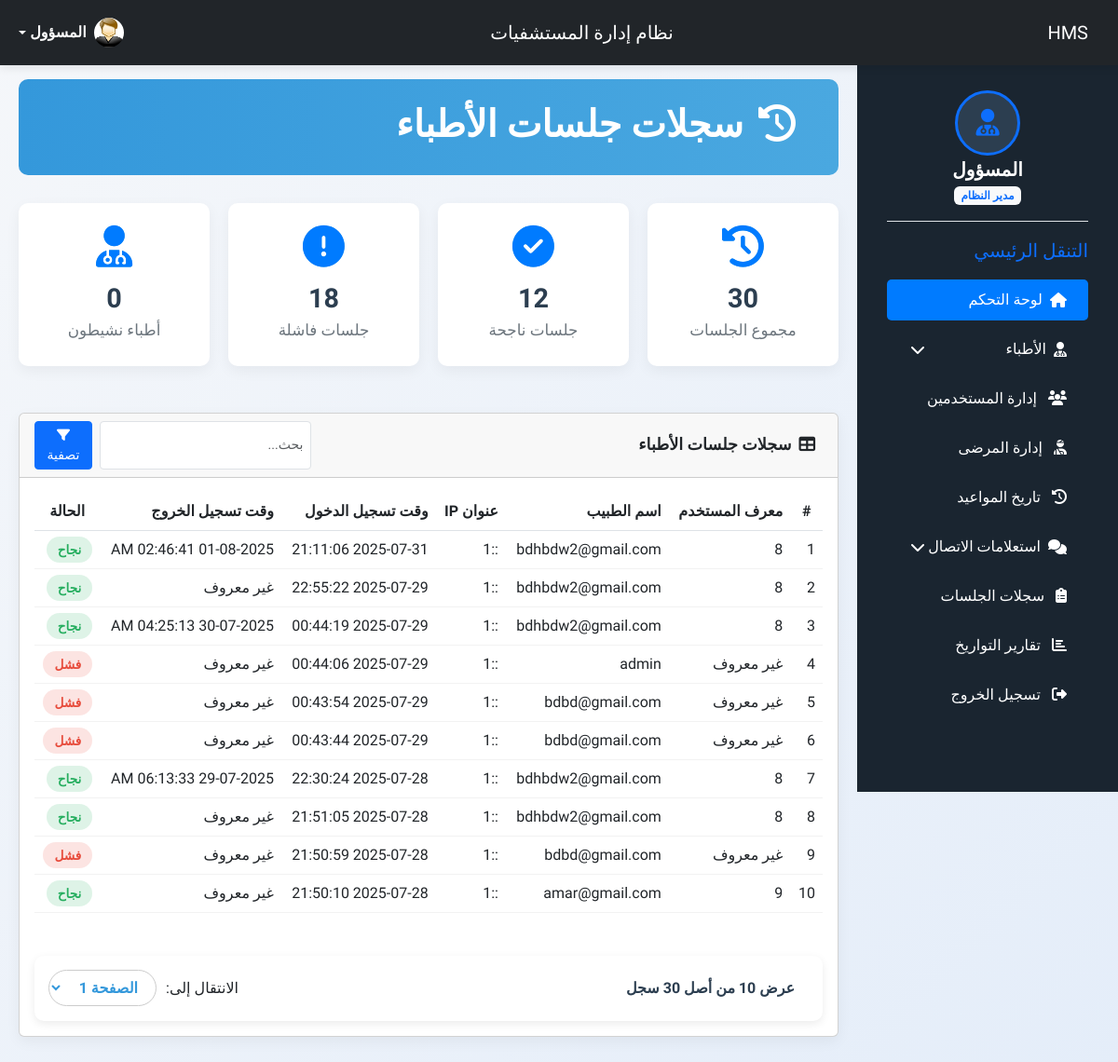
Page /hospital/hms/admin/doctor-logs.php (signed in) on the committed database.
### tables this page shows
CREATE TABLE `doctorslog` (
  `id` int(11) NOT NULL,
  `uid` int(11) DEFAULT NULL,
  `username` varchar(255) DEFAULT NULL,
  `userip` binary(16) DEFAULT NULL,
  `loginTime` timestamp NULL DEFAULT current_timestamp(),
  `logout` varchar(255) DEFAULT NULL,
  `status` int(11) DEFAULT NULL
);

### hospital/hms/admin/doctor-logs.php (the view, shortened to what this page needs)
<?php
include('include/config.php');
$records_per_page = 10;
$page = isset($_GET['page']) ? (int)$_GET['page'] : 1;
$page = max($page, 1);
$offset = ($page - 1) * $records_per_page;
$total_records_query = mysqli_query($con, "SELECT COUNT(*) as total FROM doctorslog");
$total_records_result = mysqli_fetch_assoc($total_records_query);
$total_records = $total_records_result['total'];
$total_pages = ceil($total_records / $records_per_page);
$cnt = ($page - 1) * $records_per_page + 1;
$sql = mysqli_query($con, "SELECT * FROM doctorslog ORDER BY loginTime DESC LIMIT $records_per_page OFFSET $offset");
?>
<!DOCTYPE html>
<html lang="ar" dir="rtl">
<head>
    <link rel="stylesheet" href="https://cdnjs.cloudflare.com/ajax/libs/font-awesome/6.4.0/css/all.min.css">
    <link href="https://cdn.jsdelivr.net/npm/bootstrap@5.3.0/dist/css/bootstrap.min.css" rel="stylesheet">
</head>
<body>
    <?php include('include/sidebar.php'); ?>
    <?php include('include/header.php'); ?>
    <div class="main-content">
        <div class="page-header">
            <div class="d-flex justify-content-between align-items-center">
                <div>
                    <h1><i class="fas fa-history me-3"></i>سجلات جلسات الأطباء</h1>
                </div>
            </div>
        </div>
        <div class="stats-container">
            <?php
            $total_query = mysqli_query($con, "SELECT COUNT(*) as total FROM doctorslog");
            $total_result = mysqli_fetch_assoc($total_query);
            $total_count = $total_result['total'];
            $success_query = mysqli_query($con, "SELECT COUNT(*) as total FROM doctorslog WHERE status = 1");
            $success_result = mysqli_fetch_assoc($success_query);
            $success_count = $success_result['total'];
            $failed_query = mysqli_query($con, "SELECT COUNT(*) as total FROM doctorslog WHERE status = 0");
            $failed_result = mysqli_fetch_assoc($failed_query);
            $failed_count = $failed_result['total'];
            $active_query = mysqli_query($con, "SELECT COUNT(DISTINCT uid) as total FROM doctorslog WHERE logout > NOW() - INTERVAL 7 DAY");
            $active_result = mysqli_fetch_assoc($active_query);
            $active_count = $active_result['total'];
            ?>
            <div class="stat-card">
                <i class="fas fa-history"></i>
                <h3><?php echo $total_count; ?></h3>
                <p>مجموع الجلسات</p>
            </div>
            <div class="stat-card">
                <i class="fas fa-check-circle"></i>
                <h3><?php echo $success_count; ?></h3>
                <p>جلسات ناجحة</p>
            </div>
            <div class="stat-card">
                <i class="fas fa-exclamation-circle"></i>
                <h3><?php echo $failed_count; ?></h3>
                <p>جلسات فاشلة</p>
            </div>
            <div class="stat-card">
                <i class="fas fa-user-md"></i>
                <h3><?php echo $active_count; ?></h3>
                <p>أطباء نشيطون</p>
            </div>
        </div>
        <div class="card">
            <div class="card-header d-flex justify-content-between align-items-center">
                <span><i class="fas fa-table me-2"></i>سجلات جلسات الأطباء</span>
                <div class="d-flex">
                    <input type="text" class="form-control form-control-sm me-2" placeholder="بحث..." id="searchInput">
                    <button class="btn btn-sm btn-primary" onclick="filterTable()"><i class="fas fa-filter me-1"></i> تصفية</button>
                </div>
            </div>
            <div class="card-body">
                <div class="table-container">
                    <table class="table" id="logsTable">
                        <thead>
                            <tr>
                                <th class="text-center">#</th>
                                <th>معرف المستخدم</th>
                                <th>اسم الطبيب</th>
                                <th>عنوان IP</th>
                                <th>وقت تسجيل الدخول</th>
                                <th>وقت تسجيل الخروج</th>
                                <th class="text-center">الحالة</th>
                            </tr>
                        </thead>
                        <tbody>
                            <?php
                            if ($sql) {
                                while ($row = mysqli_fetch_array($sql)) {
                                    $uid = $row['uid'] ?? 'غير معروف';
                                    $username = $row['username'] ?? 'غير معروف';
                                    $userip = $row['userip'] ?? 'غير معروف';
                                    $loginTime = $row['loginTime'] ?? 'غير معروف';
                                    $logout = $row['logout'] ?? 'غير معروف';
                                    $status = $row['status'] ?? 0;
                                    $status_class = ($status == 1) ? 'status-success' : 'status-failed';
                                    $status_text = ($status == 1) ? 'نجاح' : 'فشل';
                            ?>
                                    <tr>
                                        <td class="textcenter - doctor-logs.php:410"><?php echo $cnt; ?></td>
                                        <td><?php echo htmlspecialchars($uid); ?></td>
                                        <td><?php echo htmlspecialchars($username); ?></td>
                                        <td><?php echo htmlspecialchars($userip); ?></td>
                                        <td><?php echo htmlspecialchars($loginTime); ?></td>
                                        <td><?php echo htmlspecialchars($logout); ?></td>
                                        <td class="textcenter - doctor-logs.php:416"><span class="status-badge <?php echo $status_class; ?>"><?php echo $status_text; ?></span></td>
                                    </tr>
                            <?php
                                    $cnt++;
                                }
                            } else {
                                echo '<tr><td colspan="7" class="textcenter textdanger">حدث خطأ في جلب البيانات من قاعدة البيانات</td></tr> - doctor-logs.php:422';
                            }
                            ?>
                        </tbody>
                    </table>
                </div>
                <div class="pagination-container">
                    <div class="page-info">
                        عرض <?php echo min($cnt - 1, $records_per_page); ?> من أصل <?php echo $total_records; ?> سجل
                    </div>
                    <div class="page-jump">
                        <span>الانتقال إلى:</span>
                        <select id="pageSelect" onchange="location.href='doctor-logs.php?page=' + this.value">
                            <?php for ($i = 1; $i <= $total_pages; $i++): ?>
                                <option value="<?php echo $i; ?> - doctor-logs.php:443" <?php if ($i == $page) echo 'selected'; ?>>
                                    الصفحة <?php echo $i; ?>
                                </option>
                            <?php endfor; ?>
                        </select>
                    </div>
                </div>
            </div>
        </div>
    </div>
</body>
</html>

### hospital/hms/admin/doctor-logs.php (style rules this page uses)
:root { --primary: #3498db; --secondary: #2c3e50; --success: #27ae60; --danger: #e74c3c; --light: #f8f9fa; --dark: #343a40; --gray: #6c757d; }
body { font-family: 'Tajawal', sans-serif; background-color: #f0f5f9; color: #333; padding-top: 60px; }
.main-content { margin-right: 20px; padding: 20px; }
.page-header { background: linear-gradient(90deg, var(--primary), #4aa8e0); color: white; padding: 25px 30px; border-radius: 10px; margin-bottom: 30px; }
.page-header h1 { font-weight: 700; margin-bottom: 5px; }
.stats-container { display: grid; grid-template-columns: repeat(auto-fit, minmax(200px, 1fr)); gap: 20px; margin-bottom: 30px; }
.stat-card { background: white; border-radius: 10px; padding: 20px; text-align: center; box-shadow: 0 5px 15px rgba(0, 0, 0, 0.05); transition: transform 0.3s; }
.stat-card i { font-size: 2.5rem; background: linear-gradient(135deg, var(--primary), #4aa8e0); -webkit-background-clip: text; background-clip: text; color: transparent; margin-bottom: 15px; }
.stat-card h3 { font-weight: 700; color: var(--secondary); margin-bottom: 5px; font-size: 1.8rem; }
.stat-card p { color: var(--gray); margin-bottom: 0; font-size: 1.05rem; }
.card { border: none; border-radius: 10px; box-shadow: 0 5px 15px rgba(0, 0, 0, 0.05); margin-bottom: 25px; }
.card-header { background-color: white; border-bottom: 1px solid rgba(0, 0, 0, 0.05); padding: 15px 20px; font-weight: 600; font-size: 1.1rem; }
.table-container { overflow-x: auto; }
.table { width: 100%; border-collapse: separate; border-spacing: 0; }
.table th { background-color: var(--primary); color: white; font-weight: 600; padding: 15px; }
.table td { padding: 12px 15px; border-bottom: 1px solid rgba(0, 0, 0, 0.05); }
.table tr:nth-child(even) { background-color: #f8fafc; }
.status-badge { padding: 6px 12px; border-radius: 20px; font-weight: 600; font-size: 0.85rem; }
.status-success { background-color: rgba(39, 174, 96, 0.15); color: var(--success); }
.status-failed { background-color: rgba(231, 76, 60, 0.15); color: var(--danger); }
.pagination-container { display: flex; justify-content: space-between; align-items: center; margin-top: 30px; flex-wrap: wrap; background-color: white; padding: 15px; border-radius: 10px; box-shadow: 0 3px 10px rgba(0, 0, 0, 0.08); }
.page-info { padding: 8px 15px; font-weight: 600; color: var(--secondary); }
.page-jump { display: flex; align-items: center; gap: 10px; }
.page-jump select { padding: 8px 15px; border-radius: 25px; border: 1px solid #ccc; font-weight: 600; color: var(--primary); background-color: #fff; cursor: pointer; transition: all 0.3s; }

### hospital/hms/admin/include/sidebar.php (style rules this page uses)
body { font-family: 'Tajawal', sans-serif; background: linear-gradient(135deg,#f5f7fa,#e4edf9); min-height: 100vh; padding-top: 65px; }
.stat-card { position: relative; overflow: hidden; padding: 25px; border-radius: 10px; text-align: center; box-shadow: 0 5px 15px rgba(0,0,0,0.05); transition: transform .3s; background: #fff; margin-bottom: 20px; }
.stat-card i { font-size: 2.8rem; margin-bottom: 15px; color: #007bff; }
.main-content { padding-right: 280px; }

### rows in the picture
doctorslog: uid "8", username "bdhbdw2@gmail.com", userip "::1", loginTime "2025-07-31 21:11:06", logout "01-08-2025 02:46:41 AM", status "نجاح"
doctorslog: uid "8", username "bdhbdw2@gmail.com", userip "::1", loginTime "2025-07-29 22:55:22", logout "غير معروف", status "نجاح"
doctorslog: uid "8", username "bdhbdw2@gmail.com", userip "::1", loginTime "2025-07-29 00:44:19", logout "30-07-2025 04:25:13 AM", status "نجاح"
doctorslog: uid "غير معروف", username "admin", userip "::1", loginTime "2025-07-29 00:44:06", logout "غير معروف", status "فشل"
doctorslog: uid "غير معروف", username "bdbd@gmail.com", userip "::1", loginTime "2025-07-29 00:43:54", logout "غير معروف", status "فشل"
doctorslog: uid "غير معروف", username "bdbd@gmail.com", userip "::1", loginTime "2025-07-29 00:43:44", logout "غير معروف", status "فشل"
doctorslog: uid "8", username "bdhbdw2@gmail.com", userip "::1", loginTime "2025-07-28 22:30:24", logout "29-07-2025 06:13:33 AM", status "نجاح"
doctorslog: uid "8", username "bdhbdw2@gmail.com", userip "::1", loginTime "2025-07-28 21:51:05", logout "غير معروف", status "نجاح"
doctorslog: uid "غير معروف", username "bdbd@gmail.com", userip "::1", loginTime "2025-07-28 21:50:59", logout "غير معروف", status "فشل"
doctorslog: uid "9", username "amar@gmail.com", userip "::1", loginTime "2025-07-28 21:50:10", logout "غير معروف", status "نجاح"

### other values in the picture
$total_count "30"
$success_count "12"
$failed_count "18"
$active_count "0"
min($cnt - 1, $records_per_page) "10"
